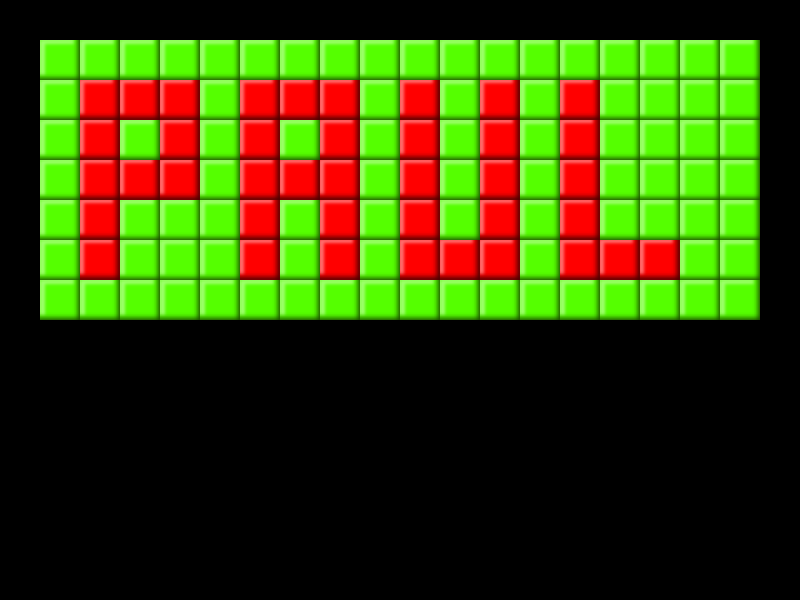

Rendered tile map (Tiled .tmx) drawn with the repository's tilesets; below, a short description and the full map source, tile grids included:
An orthogonal 20x15 tile map with 40x40 px tiles, 1 tile layer (Tile Layer 1), 2 tilesets.

<map version="1.4" tiledversion="1.4.3" orientation="orthogonal" renderorder="right-down" width="20" height="15" tilewidth="40" tileheight="40" infinite="0" nextlayerid="2" nextobjectid="1">
 <editorsettings>
  <export target="resources/levels/one.json" format="json" />
 </editorsettings>
 <tileset firstgid="1" source="red_block.tsx" />
 <tileset firstgid="5" source="green_block.tsx" />
 <layer id="1" name="Tile Layer 1" width="20" height="15">
  <data encoding="csv">
0,0,0,0,0,0,0,0,0,0,0,0,0,0,0,0,0,0,0,0,
0,5,5,5,5,5,5,5,5,5,5,5,5,5,5,5,5,5,5,0,
0,5,1,1,1,5,1,1,1,5,1,5,1,5,1,5,5,5,5,0,
0,5,1,5,1,5,1,5,1,5,1,5,1,5,1,5,5,5,5,0,
0,5,1,1,1,5,1,1,1,5,1,5,1,5,1,5,5,5,5,0,
0,5,1,5,5,5,1,5,1,5,1,5,1,5,1,5,5,5,5,0,
0,5,1,5,5,5,1,5,1,5,1,1,1,5,1,1,1,5,5,0,
0,5,5,5,5,5,5,5,5,5,5,5,5,5,5,5,5,5,5,0,
0,0,0,0,0,0,0,0,0,0,0,0,0,0,0,0,0,0,0,0,
0,0,0,0,0,0,0,0,0,0,0,0,0,0,0,0,0,0,0,0,
0,0,0,0,0,0,0,0,0,0,0,0,0,0,0,0,0,0,0,0,
0,0,0,0,0,0,0,0,0,0,0,0,0,0,0,0,0,0,0,0,
0,0,0,0,0,0,0,0,0,0,0,0,0,0,0,0,0,0,0,0,
0,0,0,0,0,0,0,0,0,0,0,0,0,0,0,0,0,0,0,0,
0,0,0,0,0,0,0,0,0,0,0,0,0,0,0,0,0,0,0,0
</data>
 </layer>
</map>